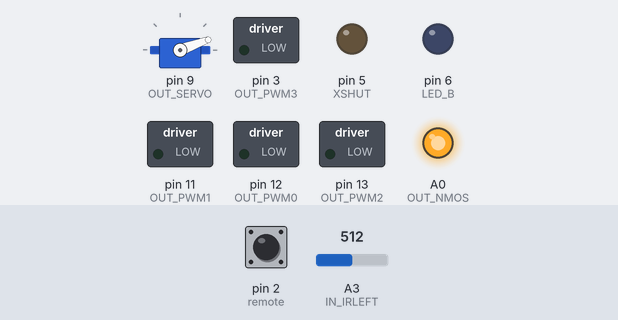
Bench run of a sketch on a simulated Arduino Nano, built with avr-gcc and run on an emulated ATmega328P. On the bench: servo, switched loads named in the sketch (green lamp = pin HIGH), output pins drawn as LEDs (lit = HIGH). Wiring (inferred from the names in the program): VL53L0X range finder at I2C address 0x29. The test bench sets the inputs (shaded band); at power-on: pin 2 (remote) HIGH, A3 (IN_IRLEFT) = 512. Raw I2C reads return 0; what the sketch prints to the serial monitor is not drawn.

Above: at 1.0 s.
Timing chart, 0 to 2.5 s (numbered marks = the images above):
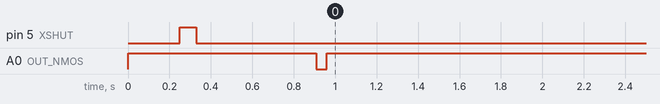

The sketch:

code_PHATBOY2025.ino
```cpp
/*

 **************************************
                PHATBOY
 **************************************

  Mini-sumo robot "Phatboy"
  for designing and building projects
  at GEII dpt in University of Bordeaux.


  -------------------------------------
  Version name : V3
  Last modified on : 20/12/2016 20:31
  -------------------------------------

  Changelog :

    Version 1 :
   -----------

  - Added battery handling
  - Added distance sensors calibration
  - Added line sensors calibration
  - Added full power at push

  - Deleted unused code

  - Fixed colors
  - Fixed random rotation at start
  - Fixed weird servo moves

    Version 2 :
   -----------

  - Added direction choise

   Version 3 :
   -----------

  - Added detection while turning
  - Added smart line calibration

  - Inproved line detection issues

  Version 4 :
  -----------

  - Modified mecanical part include these modification in the code:
    - Angle modified for the servo
    - Two different type of servo for two différent vertion of robot (please select robot before flash)
    - Adding debug mode


*/
// You nust to choose one robot to flash because there is 2 différents type of servo inside and the controls are not the same
#define PhatboyBlue
//#define PhatboyViolet
//#define DEBUG

#include <Wire.h>
#include <Servo.h>
#include "VL53L0XMod.h"

#include "PHATBOY.Constantes.h"
#include "PHATBOY.Fonctions.h"


//IR


VL53L0X sensor;
VL53L0X sensor1;

Servo servo;

unsigned long timeSinceStartWaiting, timeBack;
bool lLine, rLine, bLine;
int test_trame = 1;
int etat = 0;

int mesuredBlack = 0;
int offset = 0;
int blackDiff = 100;

unsigned long timeFocus = 0;

//bool goToTheLeft = HIGH;
bool goToTheLeft = HIGH;

bool avoiding;

void Tuple(unsigned long dist, unsigned long dist1)
{
  Serial.print(dist1);
  Serial.print(",");
  Serial.println(dist);
}

void setup () {
  InitPins();
  pinMode(remote, INPUT_PULLUP);

  servo.attach(OUT_SERVO);
  SetArm(LOW);


  digitalWrite(LED_B, LOW);


  Serial.begin(115200);

  digitalWrite(OUT_NMOS, HIGH);


  delay(250);
  InitSensors();
  Serial.print("first print");
  Serial.println(sensor1.getAddress(), HEX);
  Calibrate();
  servo.detach();
}

void loop () {
#ifdef DEBUG
  Serial.println("DEBUG");
  //Debug_Aquisition();
  Debug_Action();


#else
//Serial.println(etat);
  static uint32_t tdetach = 0;
  static byte need_detach = false;


  switch (etat) {
    case 0:// test de la trame afin de voir qu'il ne s'agit pas de perturbations

             if (digitalRead(remote) == LOW) {

    unsigned long debutON = micros();

    // Mesurer la duree du signal ON
    while (digitalRead(remote) == LOW) {
      if (micros() - debutON > HEADER_ON_MAX) {
        return;
      }
    }

    unsigned long dureeON = micros() - debutON;

    // Verifier la duree du ON (environ 9 ms)
    if (dureeON >= HEADER_ON_MIN &&
        dureeON <= HEADER_ON_MAX) {

      unsigned long debutOFF = micros();

      // Mesurer la duree du OFF
      while (digitalRead(remote) == HIGH) {
        if (micros() - debutOFF > HEADER_OFF_MAX) {
          return;
        }
      }

      unsigned long dureeOFF = micros() - debutOFF;

      // Verifier la duree du OFF (environ 4,5 ms)
      if (dureeOFF >= HEADER_OFF_MIN &&
          dureeOFF <= HEADER_OFF_MAX) {

        Serial.println("Debut d'une trame NEC detecte !");

        // La conception s'arrete ici
        etat =1;
      }
        }
             }


      break;

    case 1:
Serial.println("etat1");


      digitalWrite(LED_B, HIGH);
      timeSinceStartWaiting = millis();
      servo.attach(OUT_SERVO);
      Calibrate();
      etat = 2;

      break;

    case 2 :
      etat = 3; // bypass 5s waiting time
      if ((millis () - timeSinceStartWaiting) % 1000 > 500) {

      } else {
        if (goToTheLeft) {

        } else {

        }
      }

      if (GetStartButton () && (millis () - timeSinceStartWaiting) > 200) {
        goToTheLeft = !goToTheLeft;
      }

      if (timeSinceStartWaiting + WAITTIME < millis ()) {
        etat = 3;
      }
      break;

    case 3 :
      SetArm (HIGH);

      etat = 4;
      SetSpeed (255, 255);
      need_detach = true;
      tdetach = millis();
      break;

    case 4 :
      if (need_detach && millis() - tdetach > 500)
      {
        need_detach = false;
        servo.detach ();
      }

      if (goToTheLeft) {
        SetSpeed (-255, 255);
      } else {
        SetSpeed (255, -255);
      }
      delay (250 * 6 / GetBattery ());
      etat = 5;
      break;

    case 5 :

      GetLines ();
      AvoidLines ();

      if (!avoiding) {
        FocusRobot ();
        //SetSpeed (255, 255);
      }

      if (!lLine && !rLine && !bLine) {

      } else {

      }

      /*if (GetStartButton ()) { // disable as push button is replaced by TSOP then avoid faulty reset*/
      /*
              Reset ();
            }

            break;

        }

        bool batteryIsLow = IsBatteryLow (GetBattery ());

        if (batteryIsLow) {
          if (millis () % 1000 > 500) {

          } else {

          }
        } else {

        }
      */

  }

#endif
}
```

PHATBOY.Constantes.h
```cpp
#ifdef PhatboyBlue
#define POSCLOSE         20
#define POSOPEN          0
#endif


#ifdef PhatboyViolet
#define POSCLOSE         0
#define POSOPEN          20

#endif

#define MINWHITEVALUE    200
#define MAXDISTVALUE     350
#define MAXFULLPOWER     70
#define MINBATTERYVALUE  7.4

#define WAITTIME         5000
//#define WAITTIME         3000

#define BACKTIME         900
#define TIMEOUT          100
#define FOCUSTIME        400
#define MAXDISTDIFF      42

/*----------------------------------------
              Acquisition
----------------------------------------*/

#define OUT_NMOS    A0
#define IN_BATTERY  A6
#define IN_BTN      8
#define IN_IRBACK   A1  //CAPTAR
#define IN_IRRIGHT  A2  //CAPTLAVD
#define IN_IRLEFT   A3  //CAPTLAVG
#define XSHUT       5
#define remote      2
#define SDA         A4
#define SCL         A5

/*----------------------------------------
                  Action
----------------------------------------*/
#define LED_B 6
#define OUT_PWM0   12 //AIN2 // PWM
#define OUT_PWM1   11 //AIN1
#define OUT_PWM2   13  //BIN2 // PWM
#define OUT_PWM3   3  //BIN1

#define OUT_SERVO  9


const unsigned long HEADER_ON_MIN  = 8000;
const unsigned long HEADER_ON_MAX  = 10000;
const unsigned long HEADER_OFF_MIN = 4000;
const unsigned long HEADER_OFF_MAX = 5000;
```

PHATBOY.Fonctions.h
```cpp
      #include "Arduino.h"
/*----------------------------------------
             Initialization
----------------------------------------*/

void InitPins ();

void InitSensors();

void Calibrate ();

void Reset ();

/*----------------------------------------
              Acquisition
----------------------------------------*/

bool GetStartButton ();

float GetBattery ();

void GetLines ();

/*----------------------------------------
                Processing
----------------------------------------*/


bool IsBatteryLow (float);

/*----------------------------------------
                  Action
----------------------------------------*/


void SetSpeed (short, short);

void SetArm (bool);

void SetRGB (short , short , short );

void SetLED (bool);

/*----------------------------------------
             Advanced actions
  ----------------------------------------*/
void AvoidLines ();

void FocusRobot();
/*----------------------------------------
                  DEBUG
----------------------------------------*/

void Debug_Aquisition(void);
void Debug_Action(void);
```

PHATBOY.Fonctions.ino
```cpp
#include "PHATBOY.Fonctions.h"
/*----------------------------------------
             Initialization
  ----------------------------------------*/

void InitPins() {
  pinMode(IN_IRLEFT, INPUT);
  pinMode(IN_IRBACK, INPUT);
  pinMode(IN_IRRIGHT, INPUT);
  pinMode(OUT_NMOS, OUTPUT);
  pinMode(IN_BATTERY, INPUT);
  pinMode(IN_BTN, INPUT_PULLUP);


  pinMode(XSHUT, OUTPUT);
  pinMode(LED_B, OUTPUT);
  pinMode(OUT_PWM0, OUTPUT);
  pinMode(OUT_PWM1, OUTPUT);
  pinMode(OUT_PWM2, OUTPUT);
  pinMode(OUT_PWM3, OUTPUT);
}

void InitSensors() {

  // Changing address of sensor 1


  Wire.begin();
//SHUTDOWN sensor 1
  digitalWrite(XSHUT, HIGH);

  delay(10);


  delay(10);
  sensor.init();
  sensor.setAddress(0x0B);
  sensor.setTimeout(500);
//REVIVE SENSOR 1
  digitalWrite(XSHUT, LOW);
  delay(10);
  sensor1.init();
  sensor1.setAddress(0x0a);
  sensor1.setTimeout(500);


  sensor.setMeasurementTimingBudget(20000);
  sensor1.setMeasurementTimingBudget(20000);
  sensor.startContinuous();
  sensor1.startContinuous();
}

void Calibrate() {

  // Calibration of distance sensors;

  unsigned long distance = 65535;
  unsigned long distance1 = 65535;

  distance = sensor.readRangeContinuousMillimeters();
  //  distance1 = sensor1.readRangeContinuousMillimeters();

  if (distance < 25 && distance1 < 25) {
    offset = distance - distance1;
  }

  // Calibration of line sensors;

  mesuredBlack = (analogRead(IN_IRLEFT) + analogRead(IN_IRBACK) + analogRead(IN_IRRIGHT)) / 3;

  digitalWrite(OUT_NMOS, LOW);
  //Serial.print ("Eteint = ");
  //Serial.println (analogRead (IN_IRLEFT));
  int blackOff = analogRead(IN_IRLEFT);

  delay(50);

  digitalWrite(OUT_NMOS, HIGH);
  //Serial.print ("Allume = ");
  //Serial.println (analogRead (IN_IRLEFT));
  int blackOn = analogRead(IN_IRLEFT);

  blackDiff += abs(blackOn - blackOff);
}

void Reset() {
  SetArm(LOW);
  SetLED(HIGH);
  SetRGB(255, 255, 0);  // YELLOW
  etat = 0;
  SetSpeed(0, 0);
  delay(500);
}

/*----------------------------------------
              Acquisition
  ----------------------------------------*/

bool GetStartButton_orig() {
  if (digitalRead(IN_BTN) == 0) {
    return HIGH;
  } else {
    return LOW;
  }
}

bool GetStartButton() {
  if (digitalRead(IN_BTN) == 0) {

    return (digitalRead(IN_BTN) == 0);
  } else {
    return LOW;
  }
}

float GetBattery() {
  float voltage = analogRead(IN_BATTERY) * 10.0 / 1024.0;
  //Serial.print ("Battery = ");
  //Serial.println (voltage);
  return voltage;
}

void GetLines() {

  if (analogRead(IN_IRLEFT) < mesuredBlack - blackDiff && millis() - timeBack > 200) {
    //Serial.println ("BLANC GAUCHE");
    lLine = HIGH;
    rLine = LOW;
    bLine = LOW;
    avoiding = HIGH;
    timeBack = millis();
    SetSpeed(-255, -255);
  }

  if (analogRead(IN_IRRIGHT) < mesuredBlack - blackDiff && millis() - timeBack > 200) {
    //Serial.println ("BLANC DROIT");
    lLine = LOW;
    rLine = HIGH;
    bLine = LOW;
    avoiding = HIGH;
    timeBack = millis();
    SetSpeed(-255, -255);
  }

  if (analogRead(IN_IRBACK) < mesuredBlack - blackDiff && millis() - timeBack > 200) {
    //Serial.println ("BLANC ARRIERE");
    lLine = LOW;
    rLine = LOW;
    bLine = HIGH;
    avoiding = HIGH;
    timeBack = millis();
    SetSpeed(255, 255);
  }
}

/*----------------------------------------
                Processing
  ----------------------------------------*/


bool IsBatteryLow(float level) {
  if (level < MINBATTERYVALUE) {
    return HIGH;
  } else {
    return LOW;
  }
}

/*----------------------------------------
             Advanced actions
  ----------------------------------------*/

void AvoidLines() {
  int backtime = BACKTIME * 6 / GetBattery();

  if (lLine == HIGH) {
    if (millis() - timeBack < 4 * BACKTIME / 8) {
      SetSpeed(-255, -255);  //Recul
    } else if (millis() < timeBack + 6.5 * BACKTIME / 8) {
      SetSpeed(255, -255);  //Pivot
      avoiding = LOW;
    } else {
      lLine = LOW;  //Stop
      rLine = LOW;  //Stop
      bLine = LOW;  //Stop
      SetSpeed(255, 255);
    }
  }

  else if (rLine == HIGH) {
    if (millis() - timeBack < 4 * BACKTIME / 8) {
      SetSpeed(-255, -255);  //Recul
    } else if (millis() < timeBack + 6.5 * BACKTIME / 8) {
      SetSpeed(-255, 255);  //Pivot
      avoiding = LOW;
    } else {
      lLine = LOW;  //Stop
      rLine = LOW;  //Stop
      bLine = LOW;  //Stop
      SetSpeed(255, 255);
      avoiding = LOW;
    }
  }

  else if (bLine == HIGH) {
    if (millis() - timeBack < 4 * BACKTIME / 8) {
      SetSpeed(255, 255);  //avant
    } else if (millis() < timeBack + 6.5 * BACKTIME / 8) {
      SetSpeed(-255, 255);  //Pivot
      avoiding = LOW;
    } else {
      lLine = LOW;  //Stop
      rLine = LOW;  //Stop
      bLine = LOW;  //Stop
      SetSpeed(255, 255);
    }
  }
}

void FocusRobot() {
  int timeout = 100;
  unsigned long temps = 0;
  unsigned long distance = 65535;
  unsigned long distance1 = 65535;

  distance = sensor.readRangeContinuousMillimeters();
  distance1 = sensor1.readRangeContinuousMillimeters() + offset;

  //Tuple(distance, distance1);

  if (distance < MAXFULLPOWER && distance1 < MAXFULLPOWER) {
    SetSpeed(255, 255);

  }

  else if (distance < MAXDISTVALUE || distance1 < MAXDISTVALUE) {
    if (distance > distance1) {
      SetSpeed(0, 255);
    } else {
      SetSpeed(255, 0);
    }

    if (millis() % 200 > 100) {

    } else {
    }

  } else if (!lLine && !rLine && !bLine) {
  }
}

/*----------------------------------------
             Basic actions
  ----------------------------------------*/

void SetSpeed(short left, short right) {
  if (left == 0) {
    analogWrite(OUT_PWM0, 0);
    analogWrite(OUT_PWM1, LOW);

  } else if (left < 0) {
    analogWrite(OUT_PWM0, -left);
    digitalWrite(OUT_PWM1, LOW);

  } else {
    analogWrite(OUT_PWM0, left);
    digitalWrite(OUT_PWM1, HIGH);

  }

  if (right == 0) {
    Serial.println("here");
    analogWrite(OUT_PWM2, 0);
    analogWrite(OUT_PWM3, LOW);

  } else if (right < 0) {
    Serial.println("here2");
    analogWrite(OUT_PWM2, -right);
    digitalWrite(OUT_PWM3, HIGH);

  } else {
    Serial.println("here3");
    analogWrite(OUT_PWM2, right);
    digitalWrite(OUT_PWM3, LOW);

  }
}

void SetArm(bool state) {
  if (state == HIGH) {
    servo.write(POSOPEN);
  } else {
    servo.write(POSCLOSE);
  }
}


/*----------------------------------------
                  DEBUG
  ----------------------------------------*/
void Debug_Aquisition(void) {
  int debug_ligne_AR = analogRead(IN_IRBACK);
  int debug_ligne_GAUCHE = analogRead(IN_IRLEFT);
  int debug_ligne_DROITE = analogRead(IN_IRRIGHT);

  int debug_Start_button = GetStartButton();
  int debug_state_batterie =  analogRead(A6);
  int debug_distance_sensor0 = sensor.readRangeContinuousMillimeters();
  int debug_distance_sensor1 = sensor1.readRangeContinuousMillimeters();

  Serial.print("Ligne sensor :   ");
  Serial.print("||AR ==> ");
  Serial.print(debug_ligne_AR);
  Serial.print("||LEFT ==> ");
  Serial.print(debug_ligne_GAUCHE );
  Serial.print("||RIGHT ==> ");
  Serial.println(debug_ligne_DROITE );

  Serial.print("  || start Button");
  Serial.print(debug_Start_button);
  Serial.print("  || Batterie");
  Serial.print(debug_state_batterie);
  Serial.print("  || Distance0   ");
  Serial.print(debug_distance_sensor0);
  Serial.print("  || Distance1   ");
  Serial.println(debug_distance_sensor1);


}

void Debug_Action(void) {
  //Mouvement souhaité


  SetSpeed(150, 150); //Tout Droit 1s
  Serial.println("Tout Droit");
  delay(500);
  SetSpeed(0,0);
  delay(500);
  SetSpeed(0, 150); //Gauche 1S
  Serial.println("Gauche");
  delay(500);
  SetSpeed(150, 0); //Droite 2s
  Serial.println("Droite");
  delay(1000);/*
 // SetSpeed(255, 255); //Tout Droit 1s
 // Serial.println("Tout Droit");
 // delay(1000);
  SetSpeed(-255, -255); //Marche Arrière 1s
  Serial.println("Marche Arrière");
  delay(1000);
  SetSpeed(0, 0); //Stop
  Serial.println("Stop");
  delay(1000);
*/

}
```

Source omitted: VL53L0XMod.cpp (30102 bytes), VL53L0XMod.h (6352 bytes)
